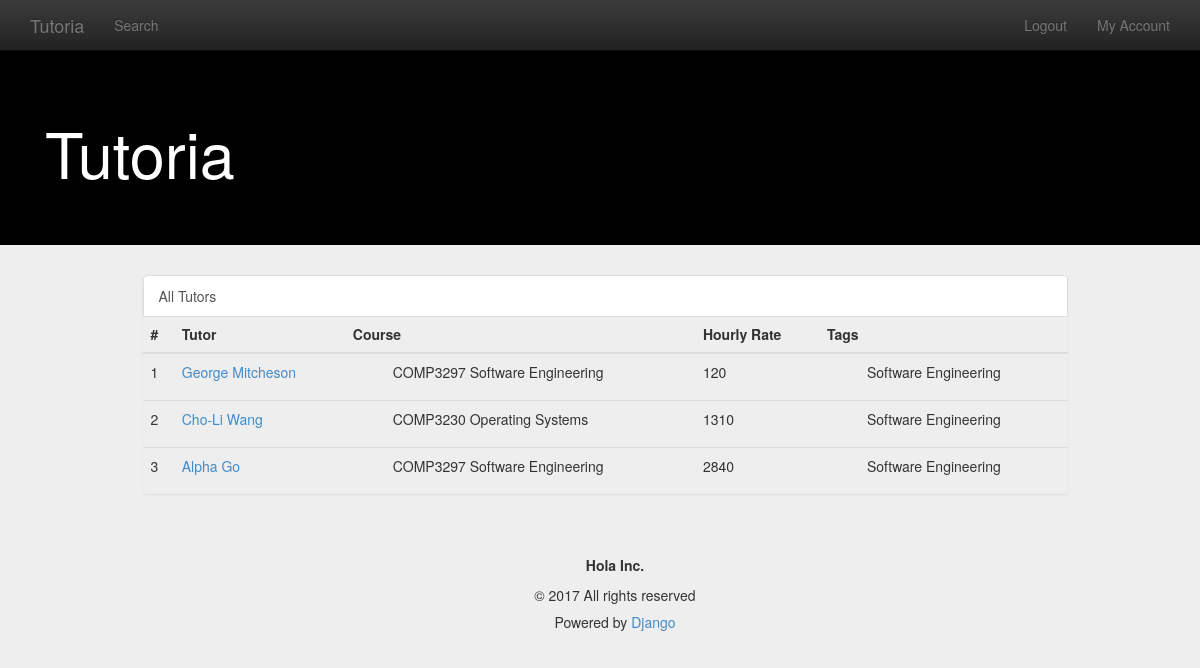
Before: /search/result/ with the older database file.
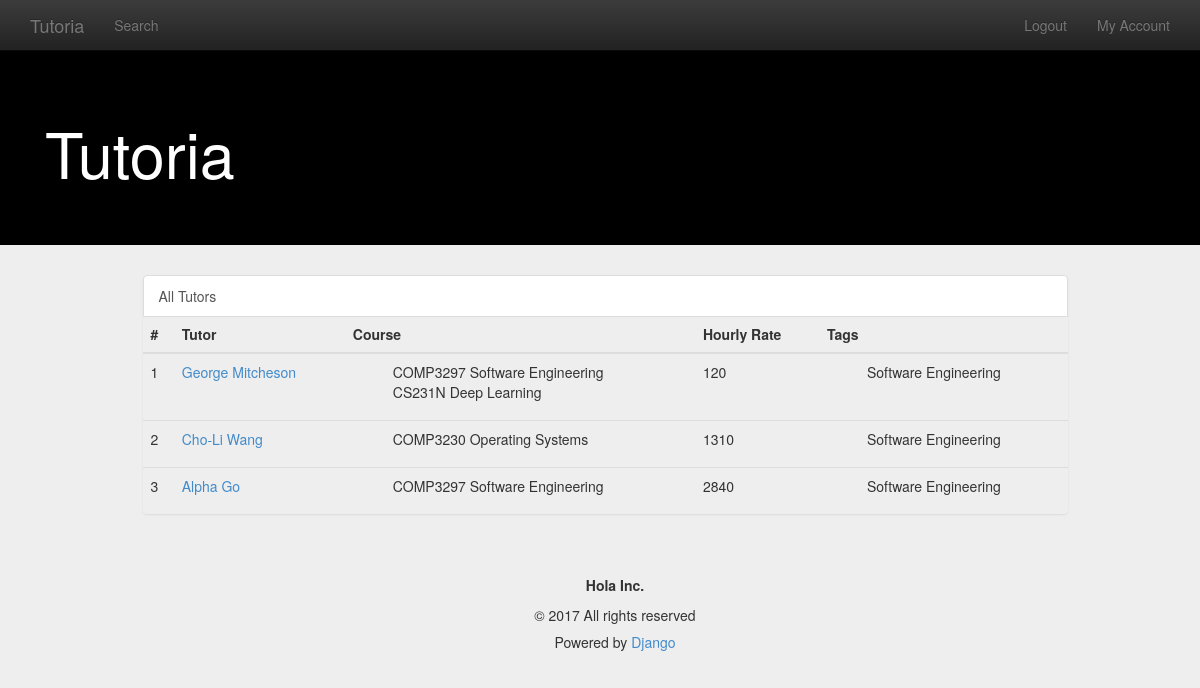
After: the same page with the newer database file.
### account/models.py (models this page shows, shortened)
class Tutor(models.Model):
    CONTRACTED_TUTOR = 'CT'
    PRIVATE_TUTOR = 'PT'
    TUTOR_TYPE_CHOICES = (
        (CONTRACTED_TUTOR, 'Contracted Tutor'),
        (PRIVATE_TUTOR, 'Private Tutor'),
    )
    user = models.OneToOneField(
        User,
        on_delete=models.CASCADE,
    )
    tutor_type = models.CharField(
        max_length=2,
        choices=TUTOR_TYPE_CHOICES,
        default=CONTRACTED_TUTOR,
    )
    bio = models.TextField(default='')
    hourly_rate = models.PositiveIntegerField(default=0)
    tags = models.ManyToManyField(SubjectTag)
    courses = models.ManyToManyField(Course)
    sessions = models.ManyToManyField('scheduler.session')

class Course(models.Model):
    course_name = models.CharField(max_length=128)
    course_code = models.CharField(max_length=8)

class SubjectTag(models.Model):
    tag = models.CharField(max_length=128)

### search/views.py (the view)
# urls.py: url(r'result/$', views.ResultView.as_view(), name='result'),
class ResultView(generic.ListView):
    model = Tutor
    template_name = 'result.html'
    context_object_name = 'results'

### templates/result.html (shortened to what this page needs)
{% extends "base.html" %}
{% load staticfiles %}
{% block content %}
{% if results %}
    <div class="container">
        <div class="row">
            <div class="col-md-11 col-md-offset-1">
                <div class="col-md-11">
                    <div class="list-group">
                        <a href="{% url 'search:result' %}"
                          class="list-group-item" id="id_category_all">All Tutors
                        </a>
                    <table class="table table-hover" width="80%">
                        <thead>
                        <tr>
                            <th>#</th>
                            <th>Tutor</th>
                            <th>Course</th>
                            <th>Hourly Rate</th>
                            <th>Tags</th>
                        </tr>
                        </thead>
                        <tbody>
                        {% for tutor in results %}
                            <tr>
                                <td>{{ forloop.counter }}</td>
                                <td><a href="{% url 'tutor:detail' tutor.id
                                %}">{{ tutor.user.first_name }}
                                {{tutor.user.last_name }}</a></td>
                                <td> <ul>
                                  {% for course in tutor.courses.all %}
                                  <li> {{course.course_code}} {{course.course_name }}<br>
                                  {% endfor %}
                                  </ul>
                                </td>
                                <td>{{ tutor.hourly_rate }}</td>
                                <td>
                                  <ul>
                                  {% for tag in tutor.tags.all %}
                                  <li> {{ tag.tag }} <br>
                                  {% endfor %}
                                  </ul>
                                </td>
                            </tr>
                        {% empty %}
                            <tr>
                                <td>No tutor available for your query =(</td>
                            </tr>
                        {% endfor %}
                        </tbody>
                    </table>
                </div>
            </div>
        </div>
    </div>
{% else %}
  <h3> No tutor availabel for your query. Would you want to search again? </h3>
{% endif %}
{% endblock %}

Changed rows visible on the page:
added Course: course_code "CS231N", course_name "Deep Learning", shown under Tutor "George"
